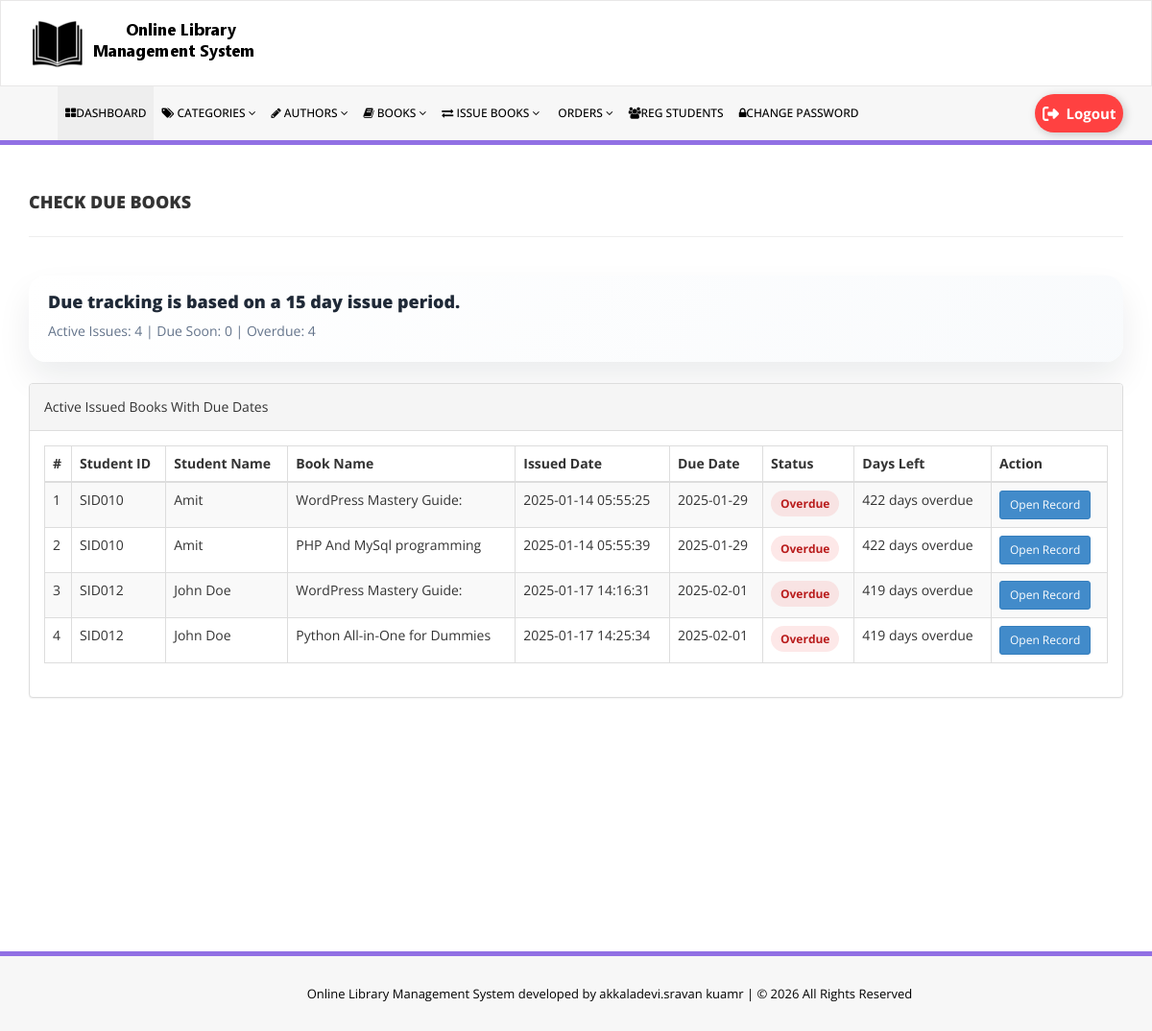
Page /admin/due-books.php (signed in) on the earlier database version.
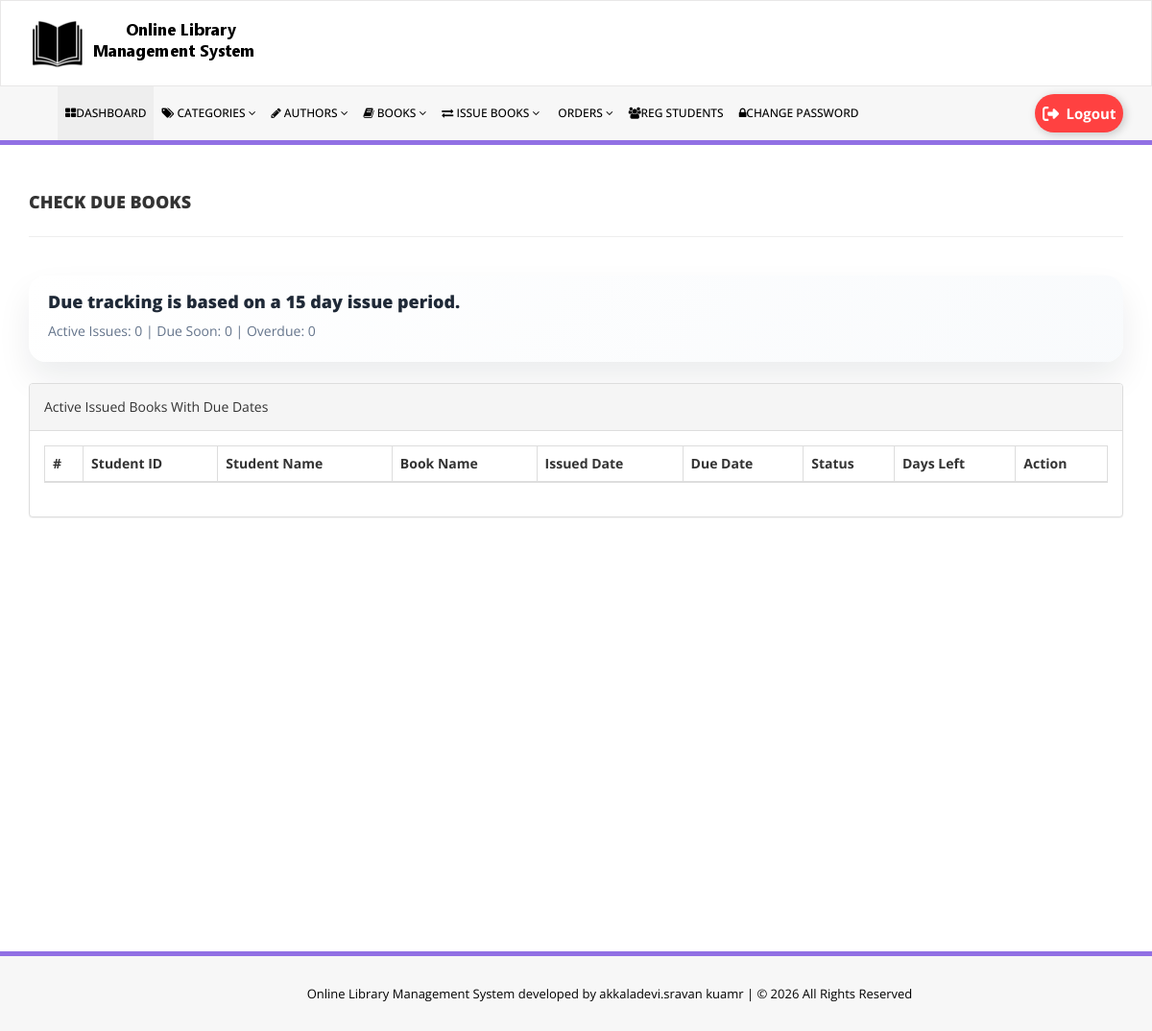
Same page on the later database version.
### tables this page shows
CREATE TABLE `tblissuedbookdetails` (
  `id` int NOT NULL AUTO_INCREMENT,
  `BookId` int DEFAULT NULL,
  `StudentID` varchar(150) DEFAULT NULL,
  `IssuesDate` timestamp NULL DEFAULT CURRENT_TIMESTAMP,
  `ReturnDate` timestamp NULL DEFAULT NULL ON UPDATE CURRENT_TIMESTAMP,
  `RetrunStatus` int DEFAULT NULL,
  `fine` int DEFAULT NULL,
  `ReturnRequestStatus` tinyint(1) NOT NULL DEFAULT '0',
  `ReturnRequestDate` timestamp NULL DEFAULT NULL,
  `ReturnProcessedDate` timestamp NULL DEFAULT NULL,
  `remark` mediumtext NOT NULL,
  PRIMARY KEY (`id`)
);

CREATE TABLE `tblstudents` (
  `id` int NOT NULL AUTO_INCREMENT,
  `StudentId` varchar(100) DEFAULT NULL,
  `FullName` varchar(120) DEFAULT NULL,
  `EmailId` varchar(120) DEFAULT NULL,
  `MobileNumber` char(11) DEFAULT NULL,
  `Password` varchar(120) DEFAULT NULL,
  `Status` int DEFAULT NULL,
  `RegDate` timestamp NULL DEFAULT CURRENT_TIMESTAMP,
  `UpdationDate` timestamp NULL DEFAULT NULL ON UPDATE CURRENT_TIMESTAMP,
  PRIMARY KEY (`id`),
  UNIQUE KEY `StudentId` (`StudentId`)
);

CREATE TABLE `tblbooks` (
  `id` int NOT NULL AUTO_INCREMENT,
  `BookName` varchar(255) DEFAULT NULL,
  `CatId` int DEFAULT NULL,
  `AuthorId` int DEFAULT NULL,
  `ISBNNumber` varchar(25) DEFAULT NULL,
  `BookPrice` decimal(10,2) DEFAULT NULL,
  `bookImage` varchar(250) NOT NULL,
  `isIssued` int DEFAULT NULL,
  `RegDate` timestamp NULL DEFAULT CURRENT_TIMESTAMP,
  `UpdationDate` timestamp NULL DEFAULT NULL ON UPDATE CURRENT_TIMESTAMP,
  `bookQty` int DEFAULT NULL,
  `PreviewLink` varchar(500) DEFAULT NULL,
  PRIMARY KEY (`id`)
);

### admin/due-books.php (the view, shortened to what the changed rows need)
<?php
include('includes/config.php');
$loanDays=15;
?>
<!DOCTYPE html>
<html xmlns="http://www.w3.org/1999/xhtml">
<head>
    <link href="assets/css/bootstrap.css" rel="stylesheet" />
    <link href="assets/css/font-awesome.css" rel="stylesheet" />
    <link href="assets/js/dataTables/dataTables.bootstrap.css" rel="stylesheet" />
    <link href="assets/css/style.css" rel="stylesheet" />
</head>
<body>
    <div class="content-wrapper">
         <div class="container">
<?php
$summarySql="SELECT
SUM(CASE WHEN DATEDIFF(CURDATE(), DATE_ADD(DATE(IssuesDate), INTERVAL :loanDays DAY)) > 0 THEN 1 ELSE 0 END) AS overdueCount,
SUM(CASE WHEN DATEDIFF(DATE_ADD(DATE(IssuesDate), INTERVAL :loanDays DAY), CURDATE()) BETWEEN 0 AND 2 THEN 1 ELSE 0 END) AS dueSoonCount,
COUNT(*) AS activeCount
FROM tblissuedbookdetails
WHERE (RetrunStatus IS NULL OR RetrunStatus='' OR RetrunStatus=0)";
$summaryQuery=$dbh->prepare($summarySql);
$summaryQuery->bindParam(':loanDays',$loanDays,PDO::PARAM_INT);
$summaryQuery->execute();
$summaryData=$summaryQuery->fetch(PDO::FETCH_ASSOC);
?>
        <div class="row">
            <div class="col-md-12">
                <div class="due-summary-card">
                    <h5>Due tracking is based on a <?php echo (int)$loanDays; ?> day issue period.</h5>
                    <p>
                        Active Issues: <?php echo (int)$summaryData['activeCount']; ?> |
                        Due Soon: <?php echo (int)$summaryData['dueSoonCount']; ?> |
                        Overdue: <?php echo (int)$summaryData['overdueCount']; ?>
                    </p>
                </div>
            </div>
        </div>
        <div class="row">
            <div class="col-md-12">
                <div class="panel panel-default">
                    <div class="panel-body">
                        <div class="table-responsive">
                            <table class="table table-striped table-bordered table-hover" id="dataTables-example">
                                <thead>
                                    <tr>
                                        <th>#</th>
                                        <th>Student ID</th>
                                        <th>Student Name</th>
                                        <th>Book Name</th>
                                        <th>Issued Date</th>
                                        <th>Due Date</th>
                                        <th>Status</th>
                                        <th>Days Left</th>
                                        <th>Action</th>
                                    </tr>
                                </thead>
                                <tbody>
<?php
$sql = "SELECT
tblstudents.StudentId,
tblstudents.FullName,
tblbooks.BookName,
tblissuedbookdetails.IssuesDate,
tblissuedbookdetails.id AS rid,
DATE_ADD(DATE(tblissuedbookdetails.IssuesDate), INTERVAL :loanDays DAY) AS DueDate,
DATEDIFF(DATE_ADD(DATE(tblissuedbookdetails.IssuesDate), INTERVAL :loanDays DAY), CURDATE()) AS DaysLeft
FROM tblissuedbookdetails
JOIN tblstudents ON tblstudents.StudentId=tblissuedbookdetails.StudentId
JOIN tblbooks ON tblbooks.id=tblissuedbookdetails.BookId
WHERE (tblissuedbookdetails.RetrunStatus IS NULL OR tblissuedbookdetails.RetrunStatus='' OR tblissuedbookdetails.RetrunStatus=0)
ORDER BY DaysLeft ASC, tblissuedbookdetails.IssuesDate ASC";
$query = $dbh->prepare($sql);
$query->bindParam(':loanDays',$loanDays,PDO::PARAM_INT);
$query->execute();
$results=$query->fetchAll(PDO::FETCH_OBJ);
$cnt=1;
if($query->rowCount() > 0)
{
foreach($results as $result)
{
    $daysLeft=(int)$result->DaysLeft;
    $statusClass='due-badge due-badge--active';
    $statusText='On Time';
    $daysLabel=$daysLeft.' days left';
    if($daysLeft < 0)
    {
        $statusClass='due-badge due-badge--overdue';
        $statusText='Overdue';
        $daysLabel=abs($daysLeft).' days overdue';
    }
    elseif($daysLeft <= 2)
    {
        $statusClass='due-badge due-badge--soon';
        $statusText='Due Soon';
    }
?>
                                    <tr class="odd gradeX">
                                        <td class="center"><?php echo htmlentities($cnt);?></td>
                                        <td class="center"><?php echo htmlentities($result->StudentId);?></td>
                                        <td class="center"><?php echo htmlentities($result->FullName);?></td>
                                        <td class="center"><?php echo htmlentities($result->BookName);?></td>
                                        <td class="center"><?php echo htmlentities($result->IssuesDate);?></td>
                                        <td class="center"><?php echo htmlentities($result->DueDate);?></td>
                                        <td class="center"><span class="<?php echo $statusClass; ?>"><?php echo htmlentities($statusText);?></span></td>
                                        <td class="center"><?php echo htmlentities($daysLabel);?></td>
                                        <td class="center">
                                            <a href="update-issue-bookdeails.php?rid=<?php echo htmlentities($result->rid);?>" class="btn btn-primary btn-sm">Open Record</a>
                                        </td>
                                    </tr>
<?php
$cnt=$cnt+1;
}}
?>
                                </tbody>
                            </table>
                        </div>
                    </div>
                </div>
            </div>
        </div>
    </div>
    </div>
</body>
</html>

Differences in the rows shown:
no longer on this page (row edited): tblissuedbookdetails: tblstudents.StudentId "SID010", tblstudents.FullName "Amit", BookId.BookName "WordPress Mastery Guide:", IssuesDate "2025-01-14 05:55:25", DueDate "2025-01-29", statusText "Overdue", daysLabel "422 days overdue"
no longer on this page (row edited): tblissuedbookdetails: tblstudents.StudentId "SID010", tblstudents.FullName "Amit", BookId.BookName "PHP And MySql programming", IssuesDate "2025-01-14 05:55:39", DueDate "2025-01-29", statusText "Overdue", daysLabel "422 days overdue"
no longer on this page (row edited): tblissuedbookdetails: tblstudents.StudentId "SID012", tblstudents.FullName "John Doe", BookId.BookName "WordPress Mastery Guide:", IssuesDate "2025-01-17 14:16:31", DueDate "2025-02-01", statusText "Overdue", daysLabel "419 days overdue"
no longer on this page (row edited): tblissuedbookdetails: tblstudents.StudentId "SID012", tblstudents.FullName "John Doe", BookId.BookName "Python All-in-One for Dummies", IssuesDate "2025-01-17 14:25:34", DueDate "2025-02-01", statusText "Overdue", daysLabel "419 days overdue"
Other differences:
$summaryData['activeCount']: "4" → "0"
$summaryData['overdueCount']: "4" → "0"
